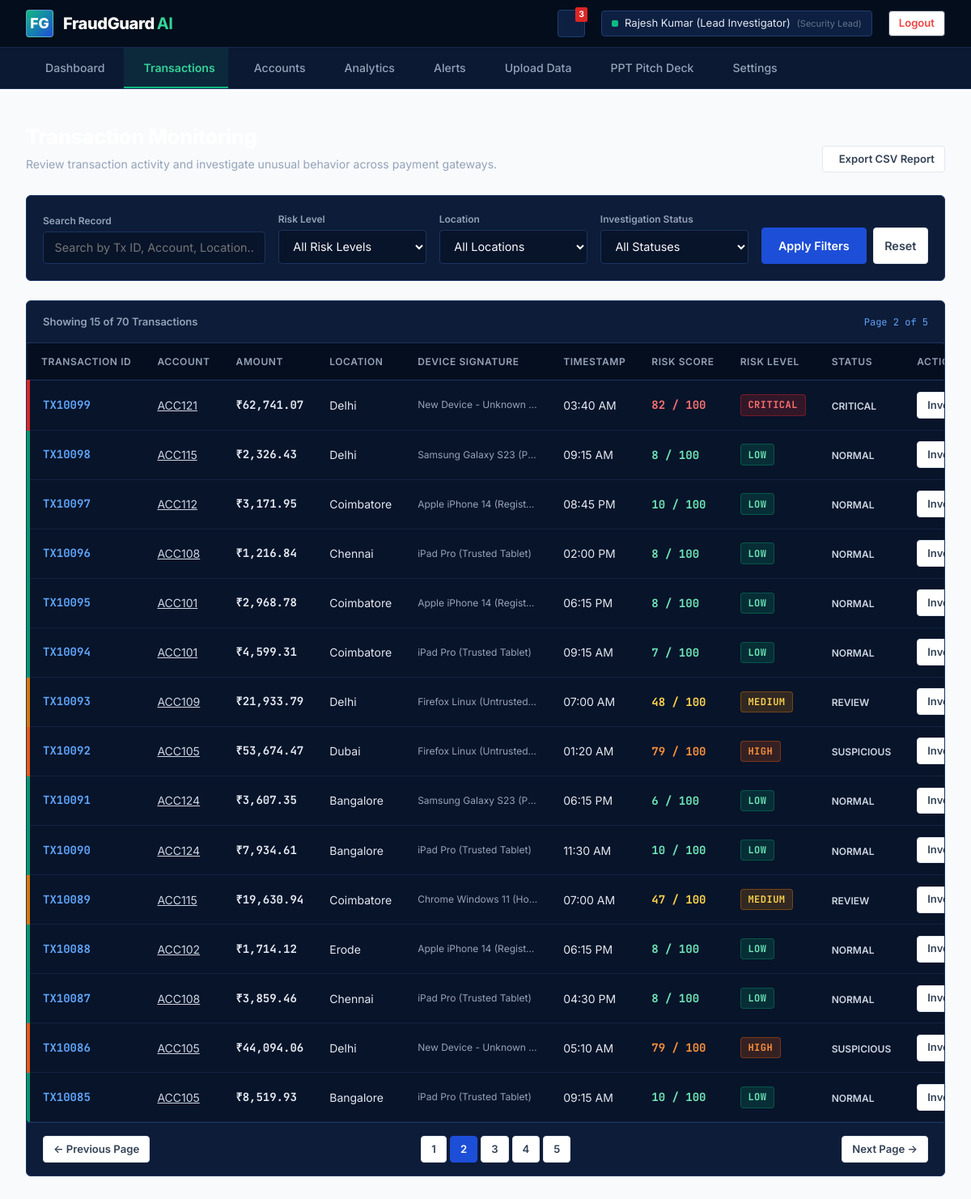
Page /transactions?page=2&risk=ALL&location=ALL&status=ALL&search= (signed in) on the committed database.
### tables this page shows
CREATE TABLE transactions (
            id INTEGER PRIMARY KEY AUTOINCREMENT,
            transaction_id TEXT UNIQUE NOT NULL,
            account_id TEXT NOT NULL,
            recipient_account_id TEXT,
            amount REAL NOT NULL,
            avg_amount REAL NOT NULL,
            location TEXT NOT NULL,
            time_str TEXT NOT NULL,
            device TEXT NOT NULL,
            new_device INTEGER DEFAULT 0,
            transactions_10min INTEGER DEFAULT 1,
            rule_score INTEGER DEFAULT 0,
            ml_score INTEGER DEFAULT 0,
            risk_score INTEGER DEFAULT 0,
            risk_level TEXT DEFAULT 'LOW',
            status TEXT DEFAULT 'NORMAL',
            flagged_reasons TEXT DEFAULT '[]',
            created_at TIMESTAMP DEFAULT CURRENT_TIMESTAMP
        );

### app.py (the view)
@app.route('/transactions')
@login_required
def transactions_view():
    risk_filter = request.args.get('risk', 'ALL')
    location_filter = request.args.get('location', 'ALL')
    status_filter = request.args.get('status', 'ALL')
    search_query = request.args.get('search', '')
    page = int(request.args.get('page', 1))
    per_page = 15
    offset = (page - 1) * per_page
    tx_list, total_count = get_all_transactions(
        limit=per_page,
        offset=offset,
        filter_risk=risk_filter,
        filter_location=location_filter,
        filter_status=status_filter,
        search=search_query
    )
    total_pages = max(1, (total_count + per_page - 1) // per_page)
    return render_template(
        'transactions.html',
        transactions=tx_list,
        total_count=total_count,
        page=page,
        total_pages=total_pages,
        risk_filter=risk_filter,
        location_filter=location_filter,
        status_filter=status_filter,
        search_query=search_query
    )

### app.py (called while the page is built)
def login_required(f):
    @wraps(f)
    def decorated_function(*args, **kwargs):
        if 'user_id' not in session:
            if request.is_json or request.path.startswith('/api/'):
                return jsonify({'success': False, 'message': 'Authentication required. Please log in.'}), 401
            return redirect(url_for('login_view', next=request.url))
        return f(*args, **kwargs)
    return decorated_function

### database.py (called while the page is built)
def get_db_connection():
    os.makedirs(os.path.dirname(DB_PATH), exist_ok=True)
    conn = sqlite3.connect(DB_PATH, timeout=30.0)
    conn.row_factory = sqlite3.Row
    return conn

### templates/transactions.html (shortened to what this page needs)
{% extends "base.html" %}
{% block content %}
<div class="app-main-content">
    <div style="margin-bottom: 1.75rem; display: flex; justify-content: space-between; align-items: flex-end;">
        <div>
            <h1 style="font-size: 1.6rem; font-weight: 800; color: #FFFFFF; letter-spacing: -0.02em;">
            </h1>
            <p style="font-size: 0.88rem; color: #94A3B8; margin-top: 0.2rem;">
                Review transaction activity and investigate unusual behavior across payment gateways.
            </p>
        </div>
        <div style="display: flex; gap: 0.75rem;">
            <a href="{{ url_for('api_export_report') }}" class="btn btn-secondary btn-sm" download>
                 Export CSV Report
            </a>
        </div>
    </div>
    <div class="panel-card" style="margin-bottom: 1.5rem; padding: 1.25rem;">
        <form method="GET" action="{{ url_for('transactions_view') }}" style="display: grid; grid-template-columns: 1.5fr 1fr 1fr 1fr auto; gap: 1rem; align-items: flex-end;">
            <div>
                <label class="form-label" style="font-size: 12px; color: #94A3B8; margin-bottom: 4px;">Search Record</label>
                <input
                    type="text"
                    name="search"
                    class="form-input"
                    placeholder="Search by Tx ID, Account, Location..."
                    value="{{ search_query }}"
                >
            </div>
            <div>
                <label class="form-label" style="font-size: 12px; color: #94A3B8; margin-bottom: 4px;">Risk Level</label>
                <select name="risk" class="form-select">
                    <option value="ALL" {% if risk_filter == 'ALL' %}selected{% endif %}>All Risk Levels</option>
                </select>
            </div>
            <div>
                <label class="form-label" style="font-size: 12px; color: #94A3B8; margin-bottom: 4px;">Location</label>
                <select name="location" class="form-select">
                    <option value="ALL" {% if location_filter == 'ALL' %}selected{% endif %}>All Locations</option>
                </select>
            </div>
            <div>
                <label class="form-label" style="font-size: 12px; color: #94A3B8; margin-bottom: 4px;">Investigation Status</label>
                <select name="status" class="form-select">
                    <option value="ALL" {% if status_filter == 'ALL' %}selected{% endif %}>All Statuses</option>
                </select>
            </div>
            <div style="display: flex; gap: 0.5rem;">
                <button type="submit" class="btn btn-primary" style="padding: 0.65rem 1.25rem;">
                    Apply Filters
                </button>
                <a href="{{ url_for('transactions_view') }}" class="btn btn-secondary" style="padding: 0.65rem 0.85rem;" title="Reset Filters">
                    Reset
                </a>
            </div>
        </form>
    </div>
    <div class="panel-card" style="padding: 0;">
        <div style="padding: 1rem 1.25rem; border-bottom: 1px solid #1E3360; display: flex; justify-content: space-between; align-items: center;">
            <span style="font-size: 13px; color: #94A3B8; font-weight: 600;">
                Showing {{ transactions|length }} of {{ total_count }} Transactions
            </span>
            <span class="mono" style="font-size: 12px; color: #60A5FA;">
                Page {{ page }} of {{ total_pages }}
            </span>
        </div>
        <div class="table-responsive-container" style="border: none;">
            <table class="fraud-table">
                <thead>
                    <tr>
                        <th>Transaction ID</th>
                        <th>Account</th>
                        <th>Amount</th>
                        <th>Location</th>
                        <th>Device Signature</th>
                        <th>Timestamp</th>
                        <th>Risk Score</th>
                        <th>Risk Level</th>
                        <th>Status</th>
                        <th>Action</th>
                    </tr>
                </thead>
                <tbody>
                    {% for tx in transactions %}
                    <tr class="risk-{{ tx.risk_level.lower() }}">
                        <td style="font-weight: 700; font-family: 'JetBrains Mono', monospace; color: #60A5FA;">
                            {{ tx.transaction_id }}
                        </td>
                        <td>
                            <a href="{{ url_for('account_details_view', account_id=tx.account_id) }}" style="color: #CBD5E1; text-decoration: underline;">
                                {{ tx.account_id }}
                            </a>
                        </td>
                        <td style="font-weight: 700; font-family: 'JetBrains Mono', monospace;">
                            ₹{{ "{:,.2f}".format(tx.amount) }}
                        </td>
                        <td>{{ tx.location }}</td>
                        <td style="font-size: 12px; color: #94A3B8; max-width: 180px; overflow: hidden; text-overflow: ellipsis;">
                            {{ tx.device }}
                        </td>
                        <td>{{ tx.time_str }}</td>
                        <td>
                            <span class="mono" style="font-weight: 700; color: {% if tx.risk_score >= 81 %}#F87171{% elif tx.risk_score >= 61 %}#FB923C{% elif tx.risk_score >= 31 %}#FCD34D{% else %}#6EE7B7{% endif %};">
                                {{ tx.risk_score }} / 100
                            </span>
                        </td>
                        <td>
                            <span class="risk-tag {{ tx.risk_level.lower() }}">{{ tx.risk_level }}</span>
                        </td>
                        <td>
                            <span style="font-size: 12px; font-weight: 600; color: #CBD5E1;">{{ tx.status }}</span>
                        </td>
                        <td>
                            <a href="{{ url_for('transaction_details_view', tx_id=tx.transaction_id) }}" class="btn btn-secondary btn-sm">
                                Investigate &rarr;
                            </a>
                        </td>
                    </tr>
                    {% else %}
                    <tr>
                        <td colspan="10" style="text-align: center; padding: 2rem; color: #94A3B8;">
                            No transactions found matching the applied filter criteria.
                        </td>
                    </tr>
                    {% endfor %}
                </tbody>
            </table>
        </div>
        {% if total_pages > 1 %}
        <div style="padding: 1rem 1.25rem; border-top: 1px solid #1E3360; display: flex; justify-content: space-between; align-items: center;">
            <div>
                {% if page > 1 %}
                <a href="{{ url_for('transactions_view', page=page-1, risk=risk_filter, location=location_filter, status=status_filter, search=search_query) }}" class="btn btn-secondary btn-sm">
                    &larr; Previous Page
                </a>
                {% endif %}
            </div>
            <div style="display: flex; gap: 4px;">
                {% for p in range(1, total_pages + 1) %}
                <a href="{{ url_for('transactions_view', page=p, risk=risk_filter, location=location_filter, status=status_filter, search=search_query) }}" class="btn btn-sm {% if p == page %}btn-primary{% else %}btn-secondary{% endif %}" style="min-width: 32px;">
                    {{ p }}
                </a>
                {% endfor %}
            </div>
            <div>
                {% if page < total_pages %}
                <a href="{{ url_for('transactions_view', page=page+1, risk=risk_filter, location=location_filter, status=status_filter, search=search_query) }}" class="btn btn-secondary btn-sm">
                    Next Page &rarr;
                </a>
                {% endif %}
            </div>
        </div>
        {% endif %}
    </div>
</div>
{% endblock %}

### rows in the picture
transactions: transaction_id "TX10099", account_id "ACC121", amount "62,741.07", location "Delhi", device "New Device - Unknown…", time_str "03:40 AM", risk_score "82", risk_level "CRITICAL", status "CRITICAL"
transactions: transaction_id "TX10098", account_id "ACC115", amount "2,326.43", location "Delhi", device "Samsung Galaxy S23 (P…", time_str "09:15 AM", risk_score "8", risk_level "LOW", status "NORMAL"
transactions: transaction_id "TX10097", account_id "ACC112", amount "3,171.95", location "Coimbatore", device "Apple iPhone 14 (Regist…", time_str "08:45 PM", risk_score "10", risk_level "LOW", status "NORMAL"
transactions: transaction_id "TX10096", account_id "ACC108", amount "1,216.84", location "Chennai", device "iPad Pro (Trusted Tablet)", time_str "02:00 PM", risk_score "8", risk_level "LOW", status "NORMAL"
transactions: transaction_id "TX10095", account_id "ACC101", amount "2,968.78", location "Coimbatore", device "Apple iPhone 14 (Regist…", time_str "06:15 PM", risk_score "8", risk_level "LOW", status "NORMAL"
transactions: transaction_id "TX10094", account_id "ACC101", amount "4,599.31", location "Coimbatore", device "iPad Pro (Trusted Tablet)", time_str "09:15 AM", risk_score "7", risk_level "LOW", status "NORMAL"
transactions: transaction_id "TX10093", account_id "ACC109", amount "21,933.79", location "Delhi", device "Firefox Linux (Untrusted…", time_str "07:00 AM", risk_score "48", risk_level "MEDIUM", status "REVIEW"
transactions: transaction_id "TX10092", account_id "ACC105", amount "53,674.47", location "Dubai", device "Firefox Linux (Untrusted…", time_str "01:20 AM", risk_score "79", risk_level "HIGH", status "SUSPICIOUS"
transactions: transaction_id "TX10091", account_id "ACC124", amount "3,607.35", location "Bangalore", device "Samsung Galaxy S23 (P…", time_str "06:15 PM", risk_score "6", risk_level "LOW", status "NORMAL"
transactions: transaction_id "TX10090", account_id "ACC124", amount "7,934.61", location "Bangalore", device "iPad Pro (Trusted Tablet)", time_str "11:30 AM", risk_score "10", risk_level "LOW", status "NORMAL"
transactions: transaction_id "TX10089", account_id "ACC115", amount "19,630.94", location "Coimbatore", device "Chrome Windows 11 (Ho…", time_str "07:00 AM", risk_score "47", risk_level "MEDIUM", status "REVIEW"
transactions: transaction_id "TX10088", account_id "ACC102", amount "1,714.12", location "Erode", device "Apple iPhone 14 (Regist…", time_str "06:15 PM", risk_score "8", risk_level "LOW", status "NORMAL"
transactions: transaction_id "TX10087", account_id "ACC108", amount "3,859.46", location "Chennai", device "iPad Pro (Trusted Tablet)", time_str "04:30 PM", risk_score "8", risk_level "LOW", status "NORMAL"
transactions: transaction_id "TX10086", account_id "ACC105", amount "44,094.06", location "Delhi", device "New Device - Unknown…", time_str "05:10 AM", risk_score "79", risk_level "HIGH", status "SUSPICIOUS"
transactions: transaction_id "TX10085", account_id "ACC105", amount "8,519.93", location "Bangalore", device "iPad Pro (Trusted Tablet)", time_str "09:15 AM", risk_score "10", risk_level "LOW", status "NORMAL"

### other values in the picture
{{ session.get('user_name', 'Administrator') }} "Rajesh Kumar (Lead Investigator)"
{{ transactions|length }} "15"
{{ total_count }} "70"
{{ page }} "2"
{{ total_pages }} "5"
{{ p }} "1" "2" "3" "4" "5"
